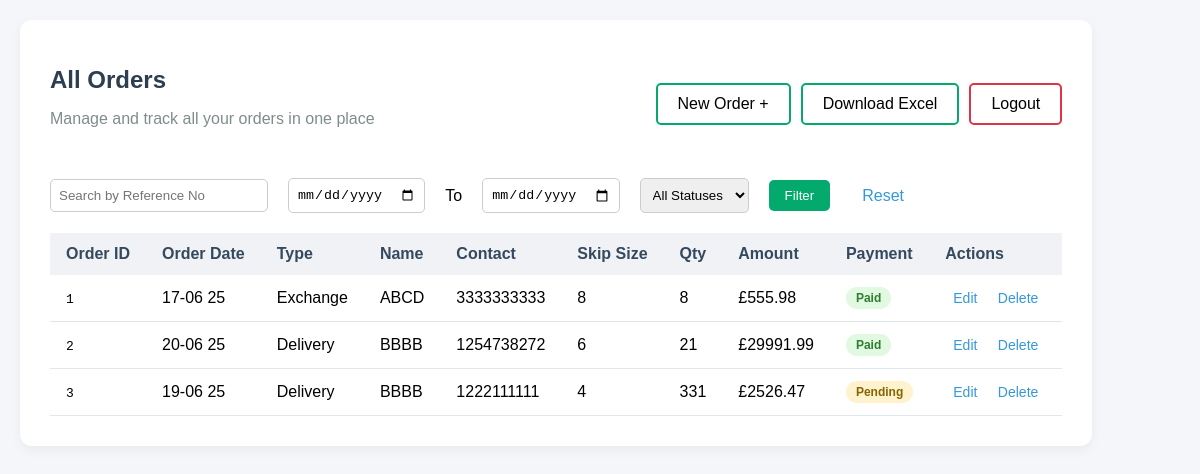
The app's page / (signed in) with its own data.
### neworder/models.py (models this page shows, shortened)
class NewOrder(models.Model):
    internal_ref_no = models.CharField(max_length=20, unique=True)
    order_date = models.DateTimeField(default=timezone.now)
    ORDER_TYPE_CHOICES = [
        ('exchange', 'Exchange'),
        ('delivery', 'Delivery'),
        ('empty', 'Empty'),
        ('on-site tip', 'On-site Tip'),
    ]
    order_type = models.CharField(max_length=30, choices=ORDER_TYPE_CHOICES)
    name_or_company = models.CharField(max_length=100)
    postcode = models.CharField(max_length=20)
    address = models.TextField()
    expected_collection_date = models.DateField(default=get_default_date)
    collection_date = models.DateField(null=True, blank=True)
    contact_number = models.CharField(max_length=20)
    SKIP_SIZE_CHOICES = [
        ('4', '4 Yard'),
        ('6', '6 Yard'),
        ('8', '8 Yard'),
        ('10', '10 Yard'),
        ('12', '12 Yard'),
        ('16', '16 Yard'),
        ('RORO', 'RORO'),
        ('Bin', 'Bin'),
    ]
    skip_size = models.CharField(max_length=5, choices=SKIP_SIZE_CHOICES)
    quantity = models.PositiveIntegerField()
    total_amount_with_vat = models.DecimalField(max_digits=10, decimal_places=2, null=True, blank=True)
    PAYMENT_METHOD_CHOICES = [
        ('account', 'Account'),
        ('bank_transfer', 'Bank Transfer'),
        ('card', 'Card'),
        ('cash', 'Cash'),
        ('cheque', 'Cheque'),
    ]
    payment_method = models.CharField(max_length=20, choices=PAYMENT_METHOD_CHOICES , null=True, blank=True)
    inv_or_card_no = models.CharField(max_length=100, null=True, blank=True)
    payment_date = models.DateField(null=True, blank=True)
    remark = models.TextField(blank=True, null=True)
    fulfillment_date = models.DateField(null=True, blank=True)
    days_hired = models.PositiveIntegerField(null=True, blank=True)
    extra_charge = models.DecimalField(max_digits=10, decimal_places=2, default=0)
    exchange_delivery_ref_no = models.CharField(max_length=100, null=True, blank=True)
    net_weight = models.DecimalField(max_digits=10, decimal_places=2, null=True, blank=True)
    driver = models.CharField(max_length=100, null=True, blank=True)
    skip_number = models.CharField(max_length=100, null=True, blank=True)
    email = models.EmailField(null=True, blank=True)
    sorted_date = models.DateField(null=True, blank=True)
    extra_charge_waste = models.DecimalField(max_digits=10, decimal_places=2, default=0)

### orders/views.py (the view)
# urls.py: path('', views.order_list, name='order_list'),
@login_required
def order_list(request):
    orders = NewOrder.objects.all()
    ref = request.GET.get('ref')
    from_date_str = request.GET.get('from_date')
    to_date_str = request.GET.get('to_date')
    status = request.GET.get('status')
    if ref:
        orders = orders.filter(internal_ref_no__icontains=ref)
    from_date = parse_date(from_date_str) if from_date_str else None
    to_date = parse_date(to_date_str) if to_date_str else None
    if from_date:
        orders = orders.filter(order_date__date__gte=from_date)
    if to_date:
        orders = orders.filter(order_date__date__lte=to_date)
    if status == 'paid':
        orders = orders.filter(payment_method__isnull=False, payment_date__isnull=False)
    elif status == 'pending':
        orders = orders.exclude(payment_method__isnull=False, payment_date__isnull=False)
    return render(request, 'order_list.html', {'orders': orders})

### templates/order_list.html (shortened to what this page needs)
<!DOCTYPE html>
<html lang="en">
<head>
</head>
<body>
  <div class="container">
    <div class="container-head">
      <div>
        <h1>All Orders</h1>
        <p class="subtitle">Manage and track all your orders in one place</p>
      </div>
      <div class="button-group">
        <a href="{% url 'create_order' %}" class="action-btn">New Order +</a>
        <form action="{% url 'export-excel' %}" method="get" style="display: inline;">
          <button type="submit" class="action-btn">Download Excel</button>
        </form>
        <form action="{% url 'logout' %}" method="post" style="display: inline;">
          <button type="submit" class="action-btn logout-btn">Logout</button>
        </form>
      </div>
    </div>
    <form method="GET" style="margin: 20px 0; display: flex; gap: 20px; align-items: center;">
      <input type="text" name="ref" placeholder="Search by Reference No" value="{{ request.GET.ref }}" style="padding: 8px; border-radius: 5px; border: 1px solid #ccc; width: 200px;" />
      <input type="date" name="from_date" value="{{ request.GET.from_date }}" placeholder="From Date" style="padding: 8px; border-radius: 5px; border: 1px solid #ccc;" />
      <span>To</span>
      <input type="date" name="to_date" value="{{ request.GET.to_date }}" placeholder="To Date" style="padding: 8px; border-radius: 5px; border: 1px solid #ccc;" />
      <select name="status" style="padding: 8px; border-radius: 5px; border: 1px solid #ccc;">
        <option value="">All Statuses</option>
      </select>
      <button type="submit" style="padding: 8px 16px; background-color: #04AA6D; color: white; border: none; border-radius: 5px; cursor: pointer;">Filter</button>
      <a href="{% url 'order_list' %}" style="padding: 8px 12px; text-decoration: none; color: #3498db;">Reset</a>
    </form>
    <table>
      <thead>
        <tr>
          <th>Order ID</th>
          <th>Order Date</th>
          <th>Type</th>
          <th>Name</th>
          <th>Contact</th>
          <th>Skip Size</th>
          <th>Qty</th>
          <th>Amount</th>
          <th>Payment</th>
          <th>Actions</th>
        </tr>
      </thead>
      <tbody>
        {% for order in orders %}
        <tr>
          <td><code>{{ order.internal_ref_no | truncatechars:8 }}</code></td>
          <td>{{ order.order_date|date:"d-m y" }}</td>
          <td>{{ order.order_type|title }}</td>
          <td>{{ order.name_or_company | truncatechars:12 }}</td>
          <td>{{ order.contact_number | truncatechars:14 }}</td>
          <td>{{ order.skip_size }}</td>
          <td>{{ order.quantity }}</td>
          <td>£{{ order.total_amount_with_vat }}</td>
          <td>
            {% if order.payment_method and order.payment_date %}
              <span class="badge paid">Paid</span>
            {% else %}
              <span class="badge pending">Pending</span>
            {% endif %}
          </td>
          <td>
            <a href="{% url 'edit_order' order.pk %}" class="btn">Edit</a>
            <a href="{% url 'delete_order' order.pk %}" class="btn">Delete</a>
          </td>
        </tr>
        {% empty %}
        <tr>
          <td colspan="11">No orders found.</td>
        </tr>
        {% endfor %}
      </tbody>
    </table>
  </div>
</body>
</html>

### templates/order_list.html (style rules this page uses)
body { font-family: Arial, sans-serif; background: #f4f6f9; margin: 0; padding: 20px; width: fit-content; }
.container { max-width: 1200px; margin: auto; background: #fff; padding: 30px; border-radius: 12px; box-shadow: 0 4px 12px rgba(0,0,0,0.05); }
.container-head { display: flex; justify-content: space-between; align-items: center; }
.button-group { display: flex; gap: 10px; }
.action-btn { background-color: white; color: black; border: 2px solid #04AA6D; transition-duration: 0.4s; font-size: 16px; padding: 10px 20px; border-radius: 5px; cursor: pointer; text-decoration: none; }
.logout-btn { border-color: #dc3545; }
h1 { font-size: 24px; margin-bottom: 10px; color: #2c3e50; }
p.subtitle { color: #7f8c8d; margin-bottom: 30px; }
table { width: 100%; border-collapse: collapse; margin-top: 20px; }
th, td { padding: 12px 16px; text-align: left; }
th { background: #f0f2f5; font-weight: bold; color: #34495e; }
tbody tr { border-bottom: 1px solid #e0e6ed; }
.badge { display: inline-block; padding: 4px 10px; font-size: 12px; border-radius: 20px; font-weight: bold; }
.paid { background: #e0f9e0; color: #2e7d32; }
.pending { background: #fff3cd; color: #856404; }
.btn { border: none; background: none; color: #3498db; cursor: pointer; padding: 4px 8px; font-size: 14px; text-decoration: none; }

### records on screen
NewOrder: internal_ref_no "1", order_date "17-06 25", order_type "Exchange", name_or_company "ABCD", contact_number "3333333333", skip_size "8", quantity "8", total_amount_with_vat "555.98", payment_method "Paid"
NewOrder: internal_ref_no "2", order_date "20-06 25", order_type "Delivery", name_or_company "BBBB", contact_number "1254738272", skip_size "6", quantity "21", total_amount_with_vat "29991.99", payment_method "Paid"
NewOrder: internal_ref_no "3", order_date "19-06 25", order_type "Delivery", name_or_company "BBBB", contact_number "1222111111", skip_size "4", quantity "331", total_amount_with_vat "2526.47", payment_method "Pending"
